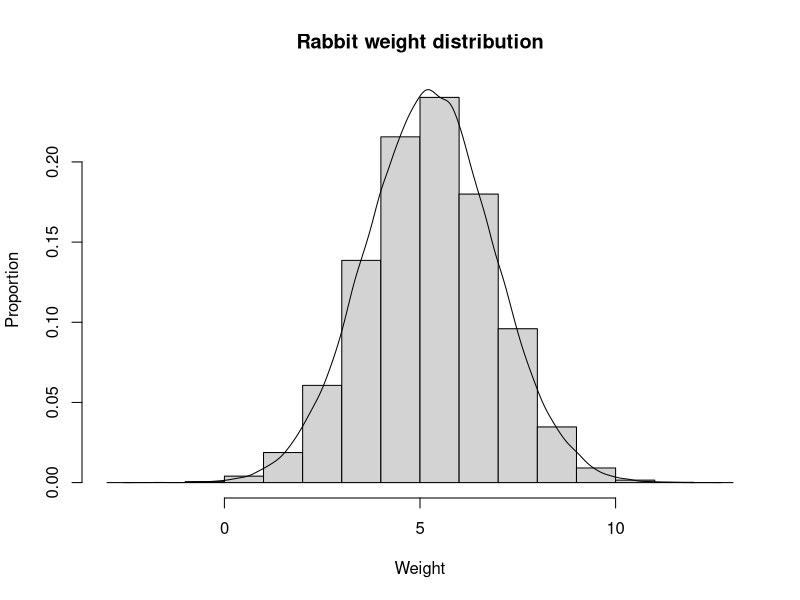
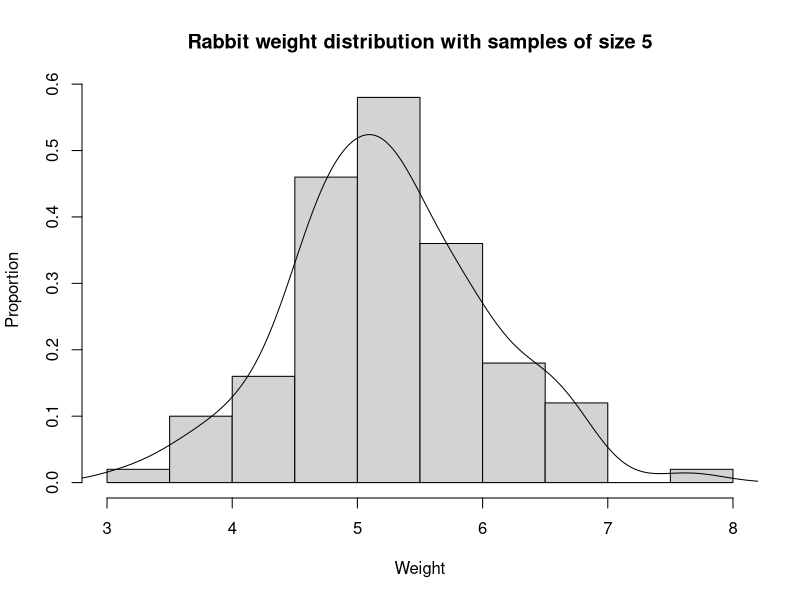
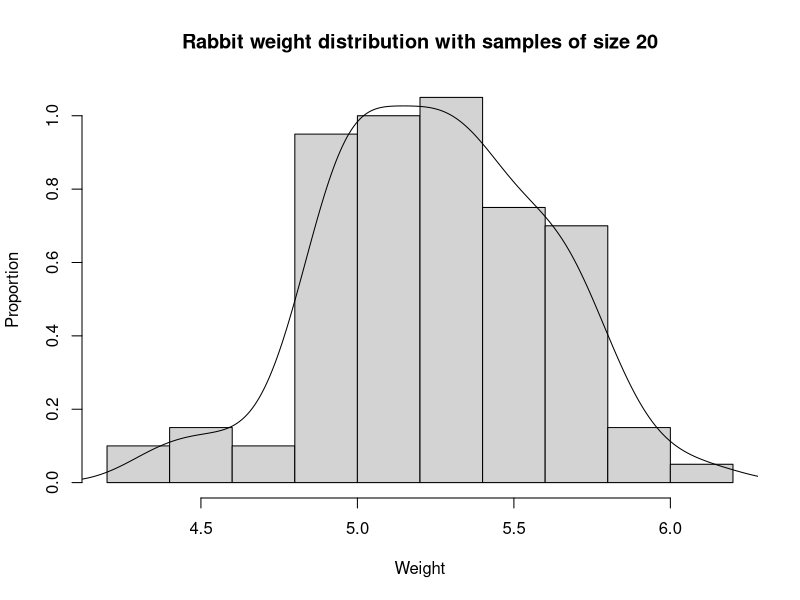
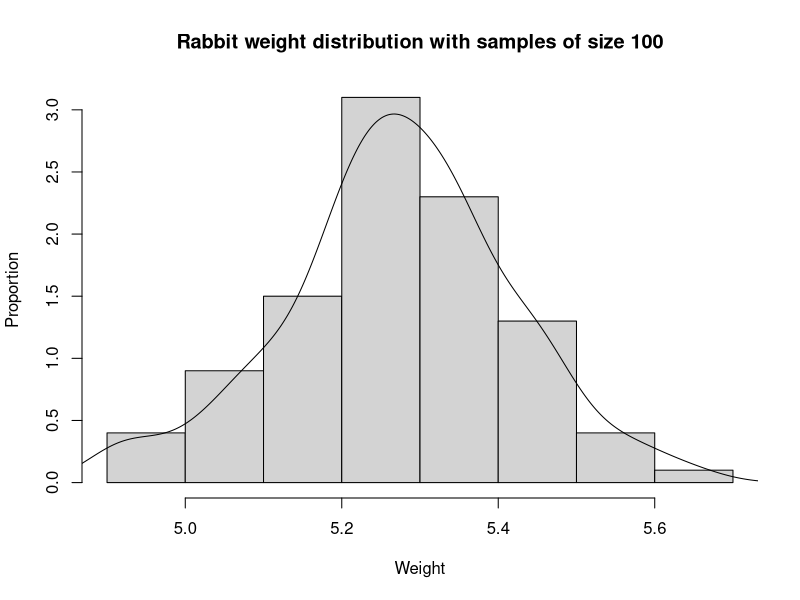
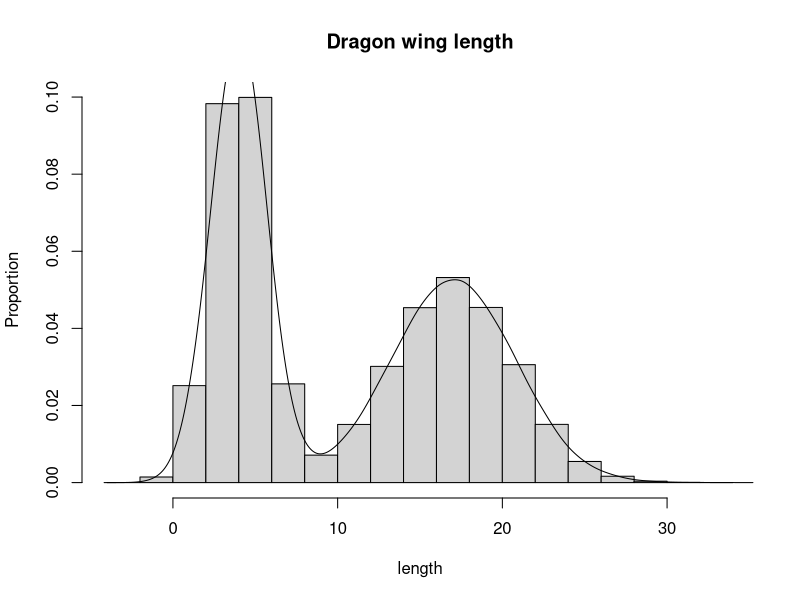
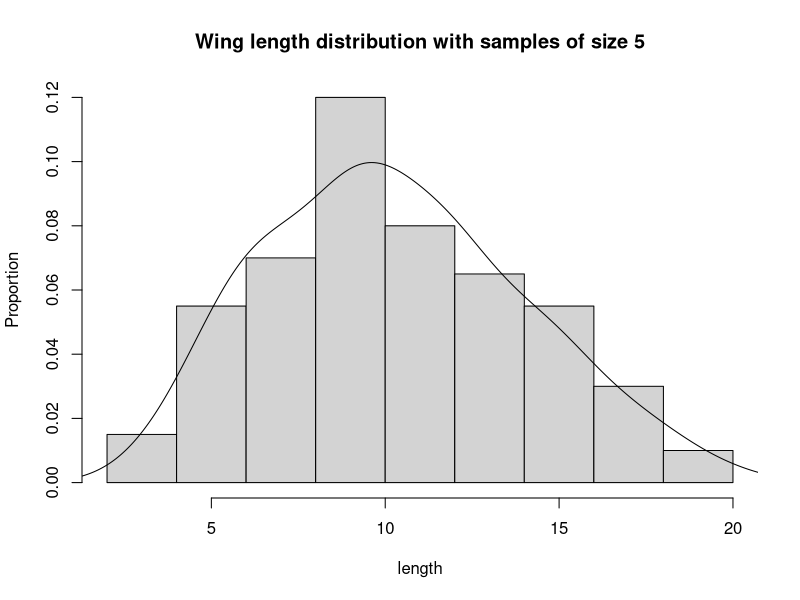
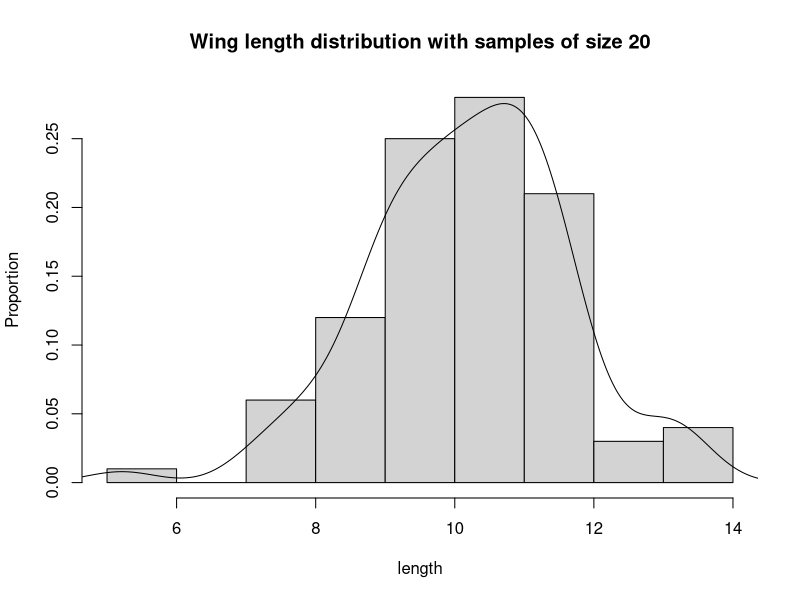
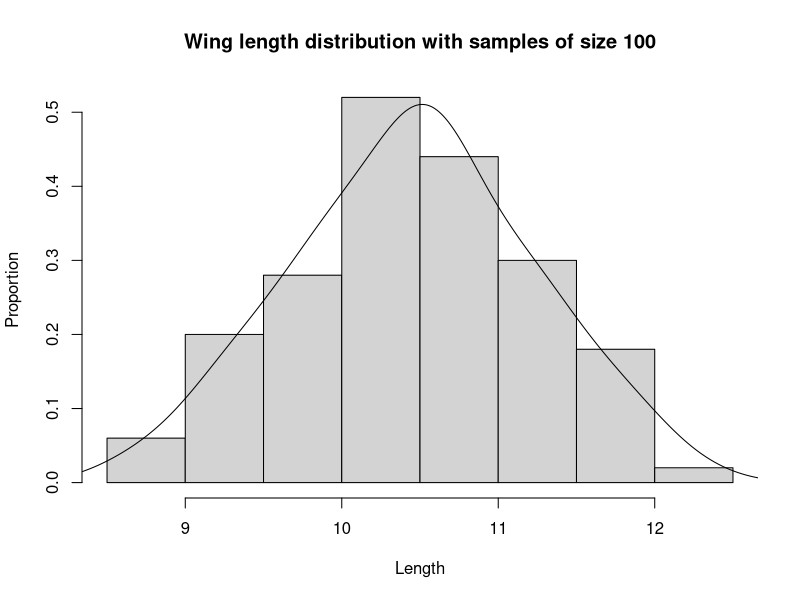

These figures' R source, in order:
set.seed(1)
rabbits <- rnorm(100000, mean=5.25, sd=1.625)
hist(rabbits, prob=TRUE, main="Rabbit weight distribution", xlab="Weight",ylab="Proportion")
lines(density(rabbits), bw = "nrd0") # I don't get the bw part. I understand it's supposed to define how much smoothing should be done on the line, however even when putting in the default value as I did here, I get an error saying that's not a graphical parameter

weigh <- numeric(length = 100)
for (i in 1:100){
  weigh[i] <- mean(sample(x=rabbits, size = 5))
}
hist(weigh, prob=TRUE, main="Rabbit weight distribution with samples of size 5", xlab="Weight",ylab="Proportion")
lines(density(weigh), bw = "nrd0") 

for (i in 1:100){
  weigh[i] <- mean(sample(x=rabbits, size = 20))
}
hist(weigh, prob=TRUE, main="Rabbit weight distribution with samples of size 20", xlab="Weight",ylab="Proportion")
lines(density(weigh), bw = "nrd0") 

for (i in 1:100){
  weigh[i] <- mean(sample(x=rabbits, size = 100))
}
hist(weigh, prob=TRUE, main="Rabbit weight distribution with samples of size 100", xlab="Weight",ylab="Proportion")
lines(density(weigh), bw = "nrd0") 

d1 <- rnorm(50000, mean=4, sd=sqrt(2.5))
d2 <- rnorm(50000, mean=17, sd=sqrt(14))
dragons <- c(d1,d2)
hist(dragons, prob=TRUE, main="Dragon wing length", xlab="length",ylab="Proportion")
lines(density(dragons), bw = "nrd0")

length <- numeric(length = 100)
for (i in 1:100){
  length[i] <- mean(sample(x=dragons, size = 5))
}
hist(length, prob=TRUE, main="Wing length distribution with samples of size 5", xlab="length",ylab="Proportion")
lines(density(length), bw = "nrd0") 

for (i in 1:100){
  length[i] <- mean(sample(x=dragons, size = 20))
}
hist(length, prob=TRUE, main="Wing length distribution with samples of size 20", xlab="length",ylab="Proportion")
lines(density(length), bw = "nrd0") 

for (i in 1:100){
  length[i] <- mean(sample(x=dragons, size = 100))
}
hist(length, prob=TRUE, main="Wing length distribution with samples of size 100", xlab="Length",ylab="Proportion")
lines(density(length), bw = "nrd0") 
